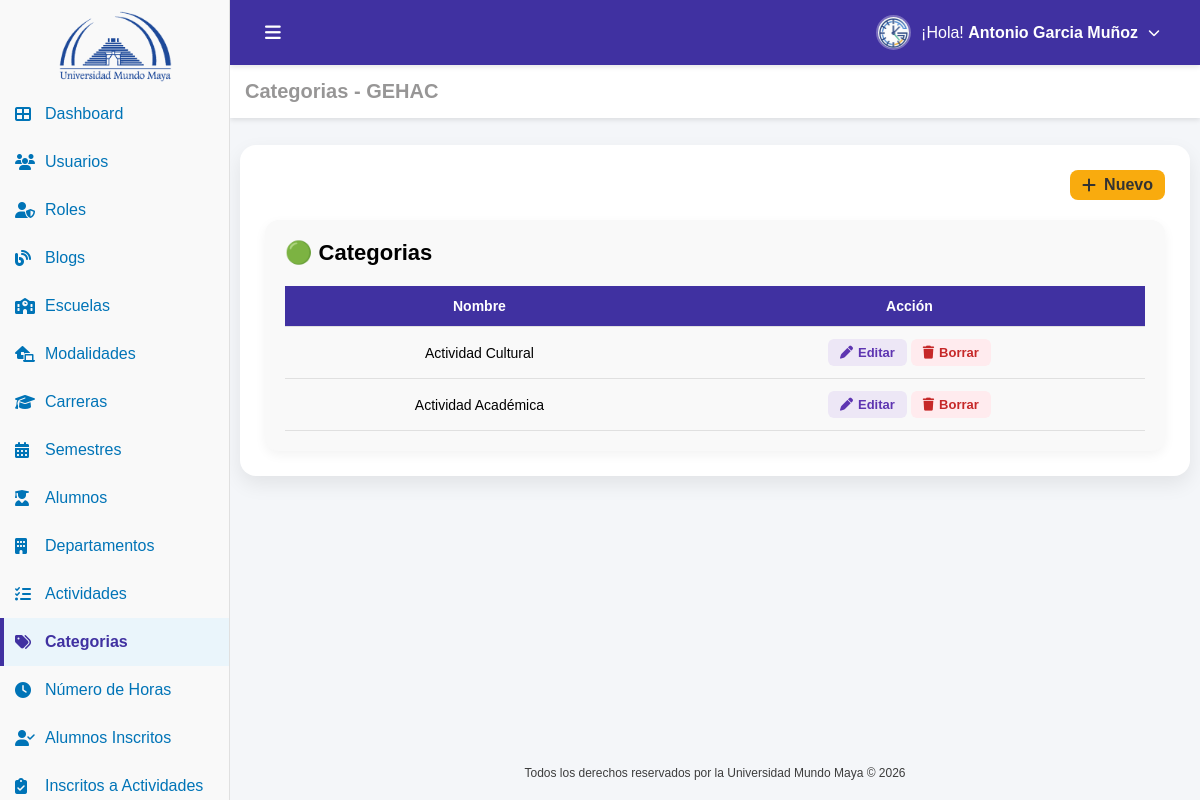
/categorias.php (signed in), run on the app's committed database.
### tables this page shows
CREATE TABLE IF NOT EXISTS `usuario` (
  `id_usuario` int NOT NULL AUTO_INCREMENT,
  `nombre` varchar(100) NOT NULL,
  `nombre_s` varchar(100) DEFAULT NULL,
  `apellido_p` varchar(100) DEFAULT NULL,
  `apellido_m` varchar(100) DEFAULT NULL,
  `matricula` varchar(100) DEFAULT NULL,
  `estado` tinyint(1) NOT NULL DEFAULT '1',
  `correo` varchar(100) NOT NULL,
  `password` varchar(100) NOT NULL,
  `id_carrera` int DEFAULT NULL,
  `id_modalidad` int DEFAULT NULL,
  `id_rol` int DEFAULT NULL,
  `fecha_registro` datetime DEFAULT CURRENT_TIMESTAMP,
  PRIMARY KEY (`id_usuario`) USING BTREE,
  UNIQUE KEY `correo` (`correo`),
  KEY `fk_usuario_carrera` (`id_carrera`) USING BTREE,
  KEY `fk_usuario_modalidad` (`id_modalidad`) USING BTREE,
  KEY `fk_usuario_rol` (`id_rol`) USING BTREE,
  CONSTRAINT `fk_usuario_carrera` FOREIGN KEY (`id_carrera`) REFERENCES `carrera` (`id_carrera`),
  CONSTRAINT `fk_usuario_modalidad` FOREIGN KEY (`id_modalidad`) REFERENCES `modalidad` (`id_modalidad`),
  CONSTRAINT `fk_usuario_rol` FOREIGN KEY (`id_rol`) REFERENCES `rol` (`id_rol`)
);

CREATE TABLE IF NOT EXISTS `categoria` (
  `id_categoria` int NOT NULL AUTO_INCREMENT,
  `nombre` varchar(100) NOT NULL,
  `fecha_registro` datetime DEFAULT (now()),
  PRIMARY KEY (`id_categoria`)
);

### conf.php (called while the page is built, shortened)
<?php
function tiene_permiso($archivo_php, $accion = 'VER') {
    if (isset($_SESSION['permisos'][$archivo_php])) {
        return in_array($accion, $_SESSION['permisos'][$archivo_php]);
    }
    return false;
}

### auth.php (called while the page is built, shortened)
<?php
require_once('conf.php');
$id_usuario=$_SESSION['id_usuario'];
include('conexion.php');
$sql="
SELECT
u.nombre,
u.nombre_s,
u.apellido_p,
u.apellido_m,
u.correo,
u.id_rol,
u.id_carrera,
u.id_modalidad,
r.nombre AS rol
FROM usuario u
INNER JOIN rol r ON u.id_rol = r.id_rol
WHERE u.id_usuario=?
";
$stmt=$conn->prepare($sql);
$stmt->bind_param("i",$id_usuario);
$stmt->execute();
$result=$stmt->get_result();
if($result && $fila=$result->fetch_assoc()){
    $nombreCompleto=trim(
        $fila['nombre']." ".
        $fila['nombre_s']." ".
        $fila['apellido_p']." ".
        $fila['apellido_m']
    );
}else{
    $nombreCompleto="Usuario";
    $rol="Sin rol";
    $id_rol=0;
}
?>

### categorias.php (the view, shortened to what this page needs)
<?php
include("auth.php");
include("conexion.php");
$sql = "SELECT a.id_categoria, a.nombre
        FROM categoria a
        ORDER BY a.id_categoria DESC";
$result = $conn->query($sql);
$categorias = [];
if($result && $result->num_rows > 0) {
    while($fila = $result->fetch_assoc()) {
        $categorias[] = $fila;
    }
}
?>
<!DOCTYPE html>
<html lang="es">
<head>
    <link rel="stylesheet" href="css/categorias.css">
    <link href="https://cdn.jsdelivr.net/npm/remixicon@4.5.0/fonts/remixicon.css" rel="stylesheet"/>
    <link rel="stylesheet" href="https://cdnjs.cloudflare.com/ajax/libs/font-awesome/6.5.0/css/all.min.css">
</head>
<body>
    <div class="sidebar" id="sidebar">
        <a href="dashboard.php" class="logo-link">
            <div class="logo-container">
                <img src="img/uni_4.png" alt="Logo UMMA" class="logo">
            </div>
        </a>
        <ul>
            <li>
                <a href="dashboard.php" >
                    <i class="fas fa-th-large" ></i>
                    <span> Dashboard</span>
                </a>
            </li>
            <?php if (tiene_permiso('usuarios.php', 'VER')): ?>
            <li>
                <a href="usuarios.php" >
                    <i class="fas fa-users" ></i>
                    <span>Usuarios</span>
                </a>
            </li>
            <?php endif; ?>
            <?php if (tiene_permiso('roles.php', 'VER')): ?>
            <li>
                <a href="roles.php">
                    <i class="fas fa-user-shield" ></i>
                    <span>Roles</span>
                </a>
            </li>
            <?php endif; ?>
            <?php if (tiene_permiso('blogs.php', 'VER')): ?>
            <li>
                <a href="blogs.php"  >
                    <i class="fas fa-blog" ></i>
                    <span>Blogs</span>
                </a>
            </li>
            <?php endif; ?>
            <?php if (tiene_permiso('escuelas.php', 'VER')): ?>
            <li>
                <a href="escuelas.php" >
                    <i class="fas fa-school"></i>
                    <span>Escuelas</span>
                </a>
            </li>
            <?php endif; ?>
            <?php if (tiene_permiso('modalidades.php', 'VER')): ?>
            <li>
                <a href="modalidades.php" >
                    <i class="fas fa-laptop-house"  ></i>
                    <span>Modalidades</span>
                </a>
            </li>
            <?php endif; ?>
            <?php if (tiene_permiso('carreras.php', 'VER')): ?>
            <li>
                <a href="carreras.php" >
                    <i class="fas fa-graduation-cap" ></i>
                    <span>Carreras</span>
                </a>
            </li>
            <?php endif; ?>
            <?php if (tiene_permiso('semestres.php', 'VER')): ?>
            <li>
                <a href="semestres.php" >
                    <i class="fas fa-calendar-alt" ></i>
                    <span>Semestres</span>
                </a>
            </li>
            <?php endif; ?>
            <?php if (tiene_permiso('alumnos.php', 'VER')): ?>
            <li>
                <a href="alumnos.php" >
                    <i class="fas fa-user-graduate" ></i>
                    <span>Alumnos</span>
                </a>
            </li>
            <?php endif; ?>
            <?php if (tiene_permiso('departamentos.php', 'VER')): ?>
            <li>
                <a href="departamentos.php" >
                    <i class="fas fa-building" ></i>
                    <span>Departamentos</span>
                </a>
            </li>
            <?php endif; ?>
            <?php if (tiene_permiso('actividades.php', 'VER')): ?>
            <li>
                <a href="actividades.php">
                    <i class="fas fa-tasks" ></i>
                    <span>Actividades</span>
                </a>
            </li>
            <?php endif; ?>
            <?php if (tiene_permiso('categorias.php', 'VER')): ?>
            <li>
                <a href="categorias.php"  class="active">
                    <i class="fas fa-tags" style="color:#4031a1"></i>
                    <span>Categorias</span>
                </a>
            </li>
            <?php endif; ?>
            <?php if (tiene_permiso('horas.php', 'VER')): ?>
            <li>
                <a href="horas.php">
                    <i class="fas fa-clock"></i>
                    <span>Número de Horas</span>
                </a>
            </li>
            <?php endif; ?>
            <?php if (tiene_permiso('alumnos_inscritos.php', 'VER')): ?>
            <li>
                <a href="alumnos_inscritos.php">
                    <i class="fas fa-user-check"></i>
                    <span>Alumnos Inscritos</span>
                </a>
            </li>
            <?php endif; ?>
            <?php if (tiene_permiso('inscritos_actividades.php', 'VER')): ?>
            <li>
                <a href="inscritos_actividades.php">
                    <i class="fas fa-clipboard-check"></i>
                    <span>Inscritos a Actividades</span>
                </a>
            </li>
            <?php endif; ?>
        </ul>
    </div>
    <main class="contenido">
        <header class="top-header">
            <div class="header-left">
                <button id="toggle-btn">
                    <i class="fas fa-bars"></i>
                </button>
            </div>
            <div class="header-right">
                <ul>
                    <li class="submenu">
                        <a href="#" class="submenu-toggle">
                            <img src="img/gehac.png" alt="Usuario" class="menu-avatar">
                            <span>¡Hola! <strong> <?php echo $nombreCompleto; ?></strong></span>
                            <i class="fas fa-chevron-down submenu-arrow"></i>
                        </a>
                    </li>
                </ul>
            </div>
        </header>
        <section class="dashboard-section">
            <div class="header-title">
                <h3>Categorias - GEHAC</h3>
            </div>
        </section>
        <section class="content-wrapper">
            <div class="card">
                <div class="products-header">
                    <?php if (tiene_permiso('categorias.php', 'CREAR')): ?>
                        <a href="categorias_crear.php" class="btn btn-primary">
                            <i class="fas fa-plus"></i>
                            <span>Nuevo</span>
                        </a>
                    <?php endif; ?>
                </div>
                <div class="estado-section">
                        <h2 class="estado-title title-proceso">
                            🟢 Categorias
                        </h2>
                        <table id="tablaCategorias" class="estado-table">
                            <thead>
                                <tr>
                                    <th>Nombre</th>
                                    <th>Acción</th>
                                </tr>
                            </thead>
                            <tbody>
                                <?php if(!empty($categorias)): ?>
                                    <?php foreach($categorias as $row): ?>
                                        <tr>
                                            <td>
                                                <?= htmlspecialchars($row['nombre']) ?>
                                            </td>
                                            <td>
                                                <?php $id=(int)$row['id_categoria']; ?>
                                                    <?php if (tiene_permiso('categorias.php', 'EDITAR')): ?>
                                                        <a href="categorias_editar.php?id=<?= $id ?>" class="btn-edit">
                                                            <i class="fas fa-pen"></i>
                                                            <span>Editar</span>
                                                        </a>
                                                    <?php endif; ?>
                                                    <?php if (tiene_permiso('categorias.php', 'BORRAR')): ?>
                                                        <a href="categorias_borrar.php?id=<?= $id ?>"
                                                        class="btn-delete"
                                                        onclick="return confirm('¿Eliminar la Categoria: <?= htmlspecialchars($row['nombre']) ?>?')">
                                                            <i class="fas fa-trash"></i>
                                                            <span>Borrar</span>
                                                        </a>
                                                    <?php endif; ?>
                                            </td>
                                        </tr>
                                    <?php endforeach; ?>
                                <?php endif; ?>
                            </tbody>
                        </table>
                    </div>
            </div>
        </section>
        <footer class="footer">
            <p class="copy">Todos los derechos reservados por la Universidad Mundo Maya © 2026</p>
        </footer>
    </main>
</body>
</html>

### css/categorias.css (style rules this page uses)
* { margin:0; padding:0; box-sizing:border-box; }
body { font-family:Arial,sans-serif; display:flex; min-height:100vh; background:#f4f6f9; }
.sidebar { width:230px; height:100vh; position:fixed; background:#f9f9f9; color:#0074b7; padding-top:5px; overflow-y:auto; overflow-x:hidden; border-right:1px solid #e0e0e0; transition:.3s; z-index:1001; }
.logo-container { display:flex; justify-content:center; align-items:center; padding:5px 2px; }
.logo { width:120px; max-width:100%; height:auto; object-fit:contain; transition:.3s; }
.logo-link { display:block; text-decoration:none; color:inherit; }
.sidebar ul { list-style:none; }
.sidebar ul li { position:relative; }
.sidebar ul li a { display:flex; align-items:center; padding:15px; text-decoration:none; color:#0074b7; transition:.2s; }
.sidebar ul li a i { min-width:20px; margin-right:10px; color:#0074b7; }
.sidebar ul li a.active { background:#eaf5fb; color:#4031a1; font-weight:600; }
.sidebar ul li a.active::before { content:""; position:absolute; left:0; top:0; width:4px; height:100%; background:#4031a1; }
.contenido { margin-left:230px; padding-top:145px; padding-left:10px; padding-right:10px; flex:1; display:flex; flex-direction:column; min-height:100vh; transition:.3s; }
.top-header { display:flex; justify-content:space-between; align-items:center; height:65px; padding:0 25px; background:#4031a1; position:fixed; top:0; left:230px; right:0; z-index:1000; box-shadow:0 2px 5px rgba(0,0,0,.1); }
#toggle-btn { display:flex; align-items:center; justify-content:center; padding:10px; background:none; border:none; color:white; font-size:18px; cursor:pointer; transition:.3s; }
.header-left { display:flex; align-items:center; }
.header-right ul { list-style:none; }
.submenu { position:relative; }
.submenu-toggle { display:flex; align-items:center; gap:10px; padding:10px 15px; color:white; text-decoration:none; border-radius:8px; transition:.3s; }
.submenu-arrow { font-size:12px; transition:.3s; }
.menu-avatar { width:35px; height:35px; border-radius:50%; object-fit:cover; border:2px solid rgba(255,255,255,.3); transition:.3s; }
.dashboard-section { background:white; padding:15px; position:fixed; top:65px; left:230px; right:0; z-index:999; box-shadow:0 2px 5px rgba(0,0,0,.1); }
.header-title h3 { color:#797777c5; font-size:20px; }
.footer { margin-top:auto; padding:20px 30px; background:#f4f6f9; color:rgba(57,57,57,.98); font-size:12px; text-align:center; position:relative; z-index:1; }
.card { background: #fff; border-radius: 16px; padding: 25px; margin-bottom: 30px; box-shadow: 0 8px 20px rgba(0,0,0,0.08); transition: transform 0.3s, box-shadow 0.3s; }
.card .products-header { display: flex; justify-content: flex-end; align-items: center; margin-bottom: 20px; }
.card .btn-primary { display: inline-flex; align-items: center; gap: 8px; padding: 6px 12px; background: #f9ab0e; color: #333; border-radius: 8px; font-weight: 600; text-decoration: none; transition: background 0.3s, transform 0.2s; }
.card .estado-section { background: #f9f9f9; padding: 20px; border-radius: 14px; box-shadow: 0 4px 12px rgba(0,0,0,0.05); overflow-x: auto; }
.card .estado-title { font-size: 22px; font-weight: 700; margin-bottom: 20px; }
.card .estado-table { width: 100%; border-collapse: collapse; table-layout: auto; font-size: 14px; }
.card .estado-table thead { background: #4031a1; color: #fff; }
.card .estado-table th, .card .estado-table td { padding: 12px 15px; text-align: center; border-bottom: 1px solid #e0e0e0; }
.card .btn-edit, .card .btn-delete { text-decoration: none; padding: 6px 12px; border-radius: 6px; font-size: 13px; font-weight: 600; display: inline-flex; align-items: center; gap: 5px; transition: background 0.2s, transform 0.2s; }
.card .btn-edit { background: #ede7f6; color: #5e35b1; }
.card .btn-delete { background: #ffebee; color: #c62828; }

### data on the page
usuario: nombreCompleto "Antonio Garcia Muñoz"
categoria: nombre "Actividad Cultural"
categoria: nombre "Actividad Académica"
